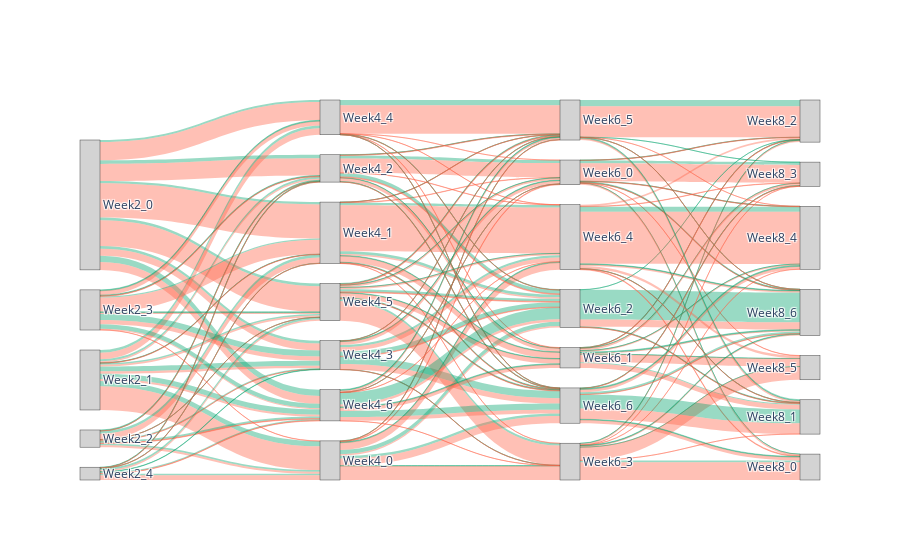

This figure's notebook cell:
### Code cell
create_sankey_diagram(labels_cluster_path, 'masked_hard_fail_perc_', [0.2, 0.4, 0.6, 0.8], Y)

### Figure 1 — Plotly figure (JSON) as saved in the notebook; plotly's stock layout.template omitted (floating-point values rounded to 4 significant figures; data arrays with more than 128 entries replaced by an {"elided": "..."} marker saying what was removed)
{"data": [{"link": {"color": {"elided": "266 str values"}, "source": {"elided": "266 int values"}, "target": {"elided": "266 int values"}, "value": {"elided": "266 int values"}}, "node": {"color": ["#D3D3D3", "#D3D3D3", "#D3D3D3", "#D3D3D3", "#D3D3D3", "#D3D3D3", "#D3D3D3", "#D3D3D3", "#D3D3D3", "#D3D3D3", "#D3D3D3", "#D3D3D3", "#D3D3D3", "#D3D3D3", "#D3D3D3", "#D3D3D3", "#D3D3D3", "#D3D3D3", "#D3D3D3", "#D3D3D3", "#D3D3D3", "#D3D3D3", "#D3D3D3", "#D3D3D3", "#D3D3D3", "#D3D3D3"], "label": ["Week2_0", "Week2_1", "Week2_2", "Week2_3", "Week2_4", "Week4_0", "Week4_1", "Week4_2", "Week4_3", "Week4_4", "Week4_5", "Week4_6", "Week6_0", "Week6_1", "Week6_2", "Week6_3", "Week6_4", "Week6_5", "Week6_6", "Week8_0", "Week8_1", "Week8_2", "Week8_3", "Week8_4", "Week8_5", "Week8_6"]}, "type": "sankey"}], "layout": {}}
